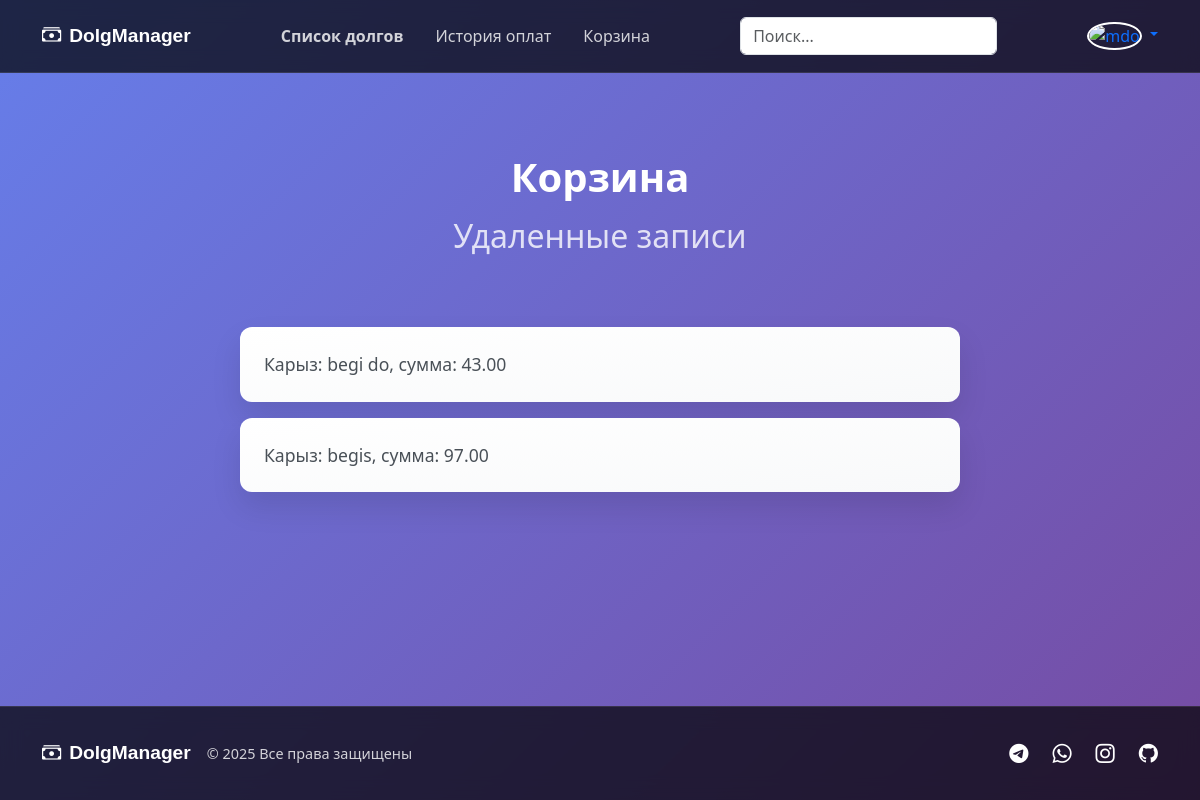
The page /korzina-list/ (signed in) on the database as committed earlier.
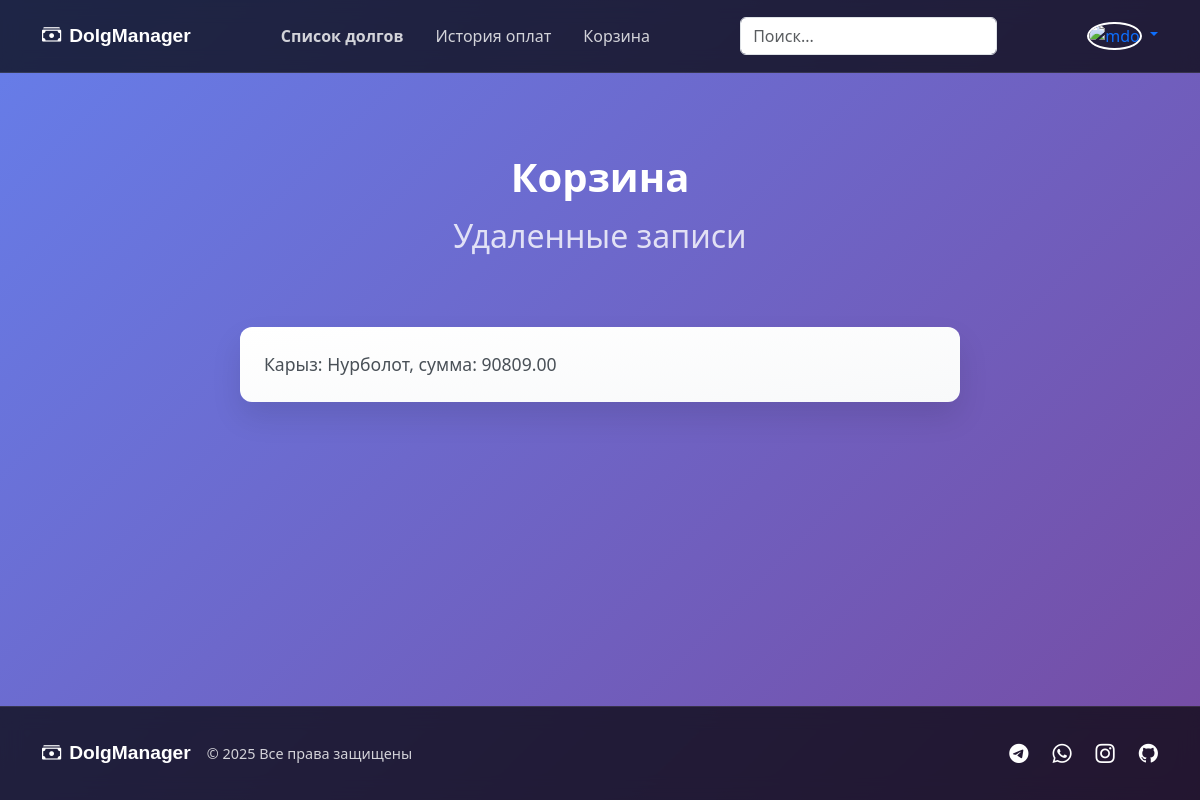
The same page on the database as committed later.
### core/models.py (models this page shows)
class Dolg(models.Model):
    user = models.ForeignKey('UserIndexMagazine', on_delete=models.CASCADE, verbose_name='Кассир')
    client = models.CharField(max_length=255, verbose_name='Карыз алган адам')
    phone_number = models.CharField(max_length=255, verbose_name='Номер телефона', default='0')
    summa = models.DecimalField(max_digits=10, decimal_places=2, verbose_name='Сумма')
    description = models.TextField(verbose_name='Описание')
    date_create = models.DateTimeField(auto_now_add=True, verbose_name='Дата создание')
    is_history = models.BooleanField(default=False, verbose_name="Из история")
    date_add_history = models.DateField(blank=True, null=True, verbose_name="Дата добавление истории")
    user_history = models.ForeignKey('UserIndexMagazine', on_delete=models.CASCADE, blank=True, null=True, related_name='user_history', verbose_name='Кассир доб. истории')
    is_deleted = models.BooleanField(default=False, verbose_name='Из удаление')
    deleted_comment = models.TextField(verbose_name='Комментарий удаление', blank=True)
    date_deleted = models.DateTimeField(blank=True, null=True, verbose_name='Дата удаление')
    user_deleted = models.ForeignKey('UserIndexMagazine', on_delete=models.CASCADE, blank=True, null=True, related_name='user_deleted', verbose_name='Кассир удаление')
    payment_comment = models.TextField(verbose_name='Комментарий к оплате', blank=True)
    def __str__(self):
        return f"Карыз: {self.client}, сумма: {self.summa}"

### core/views.py (the view)
# urls.py: path('korzina-list/', korzina_list, name="korzina_list"),
@login_required
def korzina_list(request):
    user_index_magazine = request.user.userindexmagazine_set.first()
    korzina = Dolg.objects.filter(user=user_index_magazine, is_deleted=True)
    return render(request, 'korzina/korzina_kist.html', {'korzina': korzina})

### core/templates/korzina/korzina_kist.html (shortened to what this page needs)
{% extends 'base.html' %}
{% block content %}
<link href="https://cdn.jsdelivr.net/npm/bootstrap@5.3.3/dist/css/bootstrap.min.css" rel="stylesheet">
<link rel="stylesheet" href="https://cdnjs.cloudflare.com/ajax/libs/animate.css/4.1.1/animate.min.css"/>
<div class="container py-4 animate__animated animate__fadeIn">
    <div class="header-section">
        <h1 class="korzina-title">Корзина</h1>
        <h2 class="korzina-subtitle">Удаленные записи</h2>
    </div>
    <div class="row">
        <div class="col-lg-8 mx-auto">
            {% if korzina %}
                {% for data in korzina %}
                    <a href="{% url 'korzina_detail' data.id %}" class="korzina-link">
                        <div class="korzina-card">
                            <div class="korzina-item">
                                {{ data }}
                            </div>
                        </div>
                    </a>
                {% endfor %}
            {% else %}
                <div class="empty-korzina">
                    <i class="fas fa-trash-alt fa-3x mb-3" style="opacity: 0.5;"></i>
                    <h3 class="text-white">Корзина пуста</h3>
                    <p class="text-white-50">Нет удаленных записей</p>
                </div>
            {% endif %}
        </div>
    </div>
</div>
{% endblock %}

Rows that differ between the two databases and show on the page:
removed Dolg: client+summa "Карыз: begi do, сумма: 43.00"
removed Dolg: client+summa "Карыз: begis, сумма: 97.00"
added Dolg: client+summa "Карыз: Нурболот, сумма: 90809.00"
